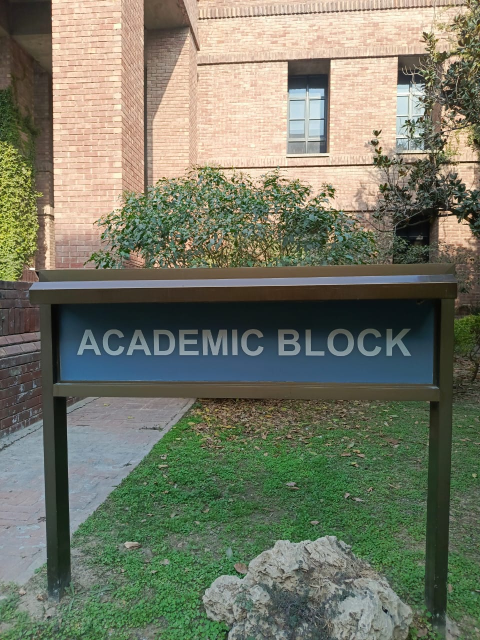
#> input picture Data/0001.jpeg, 960 x 1280 px (shown at 1/2 size)
$ jupyter execute two_view_foundation.ipynb   (shell and % lines are left out)
#> lines starting #> are read from the running program, lines starting #| are printed output that depends on the picture
[cell 1]
# All the imports
import cv2
import numpy as np
import matplotlib.pyplot as plt
from mpl_toolkits.mplot3d import Axes3D # noqa: F401

[cell 2]
# Loading images paths
img1_path = './Data/0001.jpeg'
img2_path = './Data/0002.jpeg'

# Saving the output 3-D points file

ply_out = 'reconstruction_two_view.ply'
# Lowe's ratio
ratio_thresh = 0.75

# RANSAC params for findEssentialMat
ransac_prob = 0.999
ransac_threshold = 1.0

# Visualization flags
show_intermediate = True

[cell 3]
# Getting image size (pixel width, height)
def get_image_size(img):
    h, w = img.shape[:2]
    return w, h

# Reading image and converting to RGB
def read_image(path):
#> called with path = './Data/0001.jpeg'
    img = cv2.imread(path, cv2.IMREAD_UNCHANGED)
#> img is the input picture: shape (1280, 960, 3); mean B, G, R 102.7, 120.5, 117.1
    if img is None:
        raise FileNotFoundError(f'Could not read image at {path}')
    if len(img.shape) == 3 and img.shape[2] == 3:
        img_rgb = cv2.cvtColor(img, cv2.COLOR_BGR2RGB)
    else:
        img_rgb = img
    return img, img_rgb

[cell 4]
# Loading images
img1_bgr, img1 = read_image(img1_path)
img2_bgr, img2 = read_image(img2_path)
#> call 2 of read_image, with path = './Data/0002.jpeg'
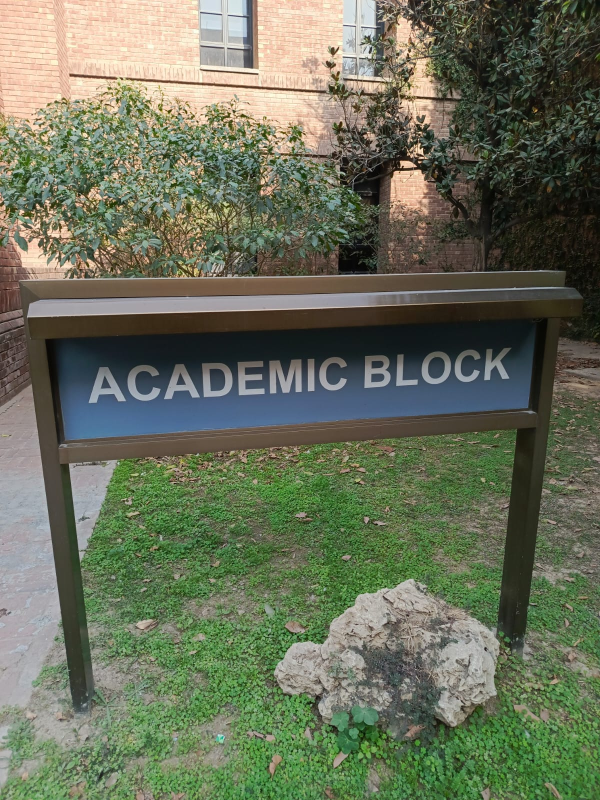
#> input picture Data/0002.jpeg, 1200 x 1600 px (shown at 1/2 size)
#> in read_image, img is the input picture: shape (1600, 1200, 3); mean B, G, R 90.3, 112, 105.3
W, H = get_image_size(img1_bgr)
#> W = 960; H = 1280
print('Image size (width x height):', W, 'x', H)
#| Image size (width x height): 960 x 1280

# If the two images differ in size, warning
W2, H2 = get_image_size(img2_bgr)
#> W2 = 1200; H2 = 1600
if (W, H) != (W2, H2):
    print('Warning: images have different sizes:', (W, H), (W2, H2))
#| Warning: images have different sizes: (960, 1280) (1200, 1600)

# Resizing images to same resolution (to avoid Essential Matrix warning) ---

# Get size of first image (target size)
H1, W1 = img1_bgr.shape[:2]
#> H1 = 1280; W1 = 960
target_size = (W1, H1)
#> target_size = (960, 1280)

# Resize second image to match first
img2_bgr = cv2.resize(img2_bgr, target_size, interpolation=cv2.INTER_AREA)

# Convert both to RGB for consistency
img1 = cv2.cvtColor(img1_bgr, cv2.COLOR_BGR2RGB)
img2 = cv2.cvtColor(img2_bgr, cv2.COLOR_BGR2RGB)

print(f"Image 1 size: {img1.shape[1]}x{img1.shape[0]}")
#| Image 1 size: 960x1280
print(f"Image 2 size: {img2.shape[1]}x{img2.shape[0]} (resized to match Image 1)")
#| Image 2 size: 960x1280 (resized to match Image 1)

# Displaying both images side by side ---
plt.figure(figsize=(10, 5))

plt.subplot(1, 2, 1)
plt.imshow(img1)
plt.title("Image 1")
plt.axis("off")

plt.subplot(1, 2, 2)
plt.imshow(img2)
plt.title("Image 2 (Resized)")
plt.axis("off")

plt.tight_layout()
plt.show()
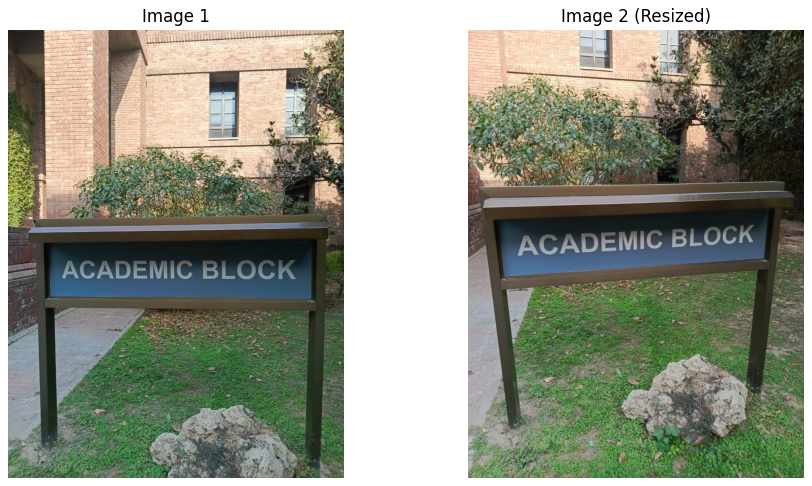
#> figure drawn by matplotlib, 2 panels

[cell 5]
# Building camera intrinsic matrix K per project instructions --
# principal point at image center, fx = fy = image width
fx = W
#> fx = 960
fy = W
#> fy = 960
cx = W / 2.0
#> cx = 480
cy = H / 2.0
#> cy = 640
K = np.array([[fx, 0, cx], [0, fy, cy], [0, 0, 1.0]])
#> K = [[960, 0, 480], [0, 960, 640], [0, 0, 1]]
print('K =\n', K)
#| K =
#|  [[960.   0. 480.]
#|  [  0. 960. 640.]
#|  [  0.   0.   1.]]

# Feature detection: SIFT
if hasattr(cv2, 'SIFT_create'):
    sift = cv2.SIFT_create()
else:
    # try xfeatures2d
    try:
        sift = cv2.xfeatures2d.SIFT_create()
    except Exception:
        raise RuntimeError('SIFT not available in your OpenCV build. Install opencv-contrib or use ORB.')

kp1, des1 = sift.detectAndCompute(img1_bgr, None)
#> kp1 = 12928 keypoints; strongest (x, y, size): (664, 453, 2.4), (618, 150, 52.9), (567, 359, 3.2), (564, 422, 2.2)
kp2, des2 = sift.detectAndCompute(img2_bgr, None)
#> kp2 = 18158 keypoints; strongest (x, y, size): (671, 259, 2.6), (633, 190, 2.1), (532, 82, 7.7), (653, 303, 44.1)
print('Detected keypoints:', len(kp1), 'and', len(kp2))
#| Detected keypoints: 12928 and 18158

[cell 6]
# Matching: FLANN for SIFT
FLANN_INDEX_KDTREE = 1
index_params = dict(algorithm = FLANN_INDEX_KDTREE, trees = 5)
search_params = dict(checks = 50)
flann = cv2.FlannBasedMatcher(index_params, search_params)

matches = flann.knnMatch(des1, des2, k=2)
#> matches = 12928 matches

# Lowe's ratio test
good_matches = []
for m,n in matches:
    if m.distance < ratio_thresh * n.distance:
        good_matches.append(m)
#> after the loop, good_matches = 454 matches

print('Matches after Lowe ratio test:', len(good_matches))
#| Matches after Lowe ratio test: 454

[cell 7]
# Visualize initial matches (sample up to N for plotting)
def draw_matches(img1, kp1, img2, kp2, matches, out_path=None, max_draw=200):
#> called with max_draw = 200
    img_matches = cv2.drawMatches(img1, kp1, img2, kp2, matches[:max_draw], None, flags=cv2.DrawMatchesFlags_NOT_DRAW_SINGLE_POINTS)
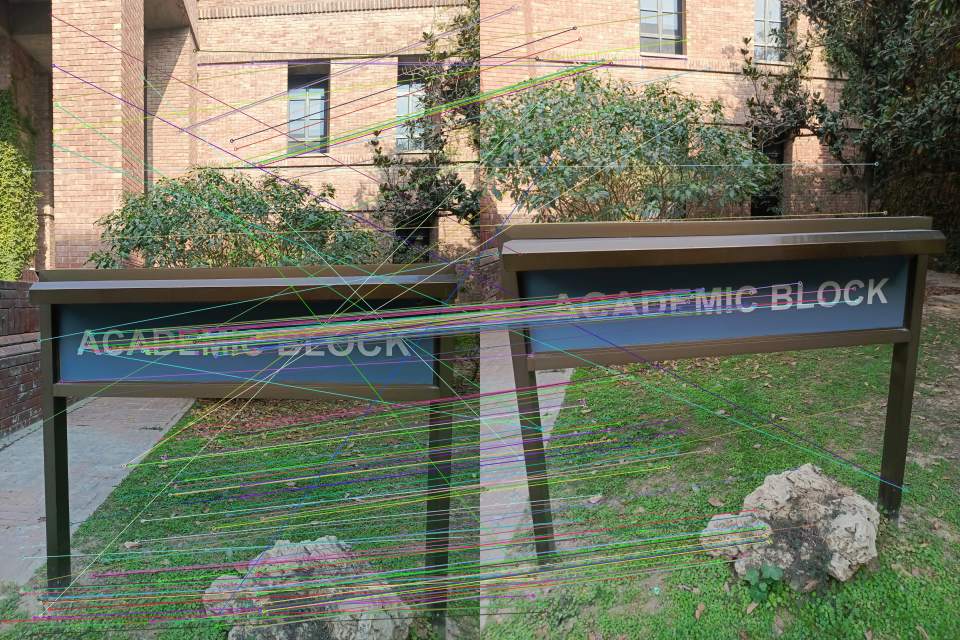
#> img_matches: shape (1280, 1920, 3) (shown at 1/2 size); mean B, G, R 99.6, 118.6, 113.8
    plt.figure(figsize=(14,7))
    plt.imshow(cv2.cvtColor(img_matches, cv2.COLOR_BGR2RGB))
    plt.axis('off')
    if out_path:
        plt.savefig(out_path, bbox_inches='tight')
    plt.show()

if show_intermediate:
    draw_matches(img1_bgr, kp1, img2_bgr, kp2, good_matches)

# Preparing matched points for Essential matrix estimation
pts1 = np.array([kp1[m.queryIdx].pt for m in good_matches])
#> pts1 = 454 pairs, first value 5.71 to 948.3, second value 11.91 to 1276.3
pts2 = np.array([kp2[m.trainIdx].pt for m in good_matches])
#> pts2 = 454 pairs, first value 5.97 to 952.8, second value 11.1 to 1228.7

# Converting to float32
pts1f = pts1.reshape(-1,1,2).astype(np.float32)
#> pts1f = 454 rows, first 8: [5.71, 1245.7], [8.95, 1241.6], [45.92, 1115.2], [48.11, 341.8], [50.09, 1178.8], [51.15, 1186.9], [66.65, 1268.1], [68.49, 853.1]
pts2f = pts2.reshape(-1,1,2).astype(np.float32)
#> pts2f = 454 rows, first 8: [674.1, 1048.9], [41.87, 1213.3], [5.97, 1071.8], [792.9, 327.5], [52.05, 1137.9], [58.39, 1146.4], [123.1, 1223.9], [393.7, 151.9]


# Estimating Essential matrix with RANSAC
E, mask = cv2.findEssentialMat(pts1f, pts2f, K, method=cv2.RANSAC, prob=ransac_prob, threshold=ransac_threshold)
#> E = [[0.0637, -0.0515, 0.185], [-0.128, -0.132, -0.658], [-0.224, 0.662, -0.0644]]; mask = 454 values, max 1 at index 1, min 0 at index 0, mean 0.72
if E is None:
    raise RuntimeError('Essential matrix estimation failed. Not enough inlier matches or degenerate configuration.')

inlier_mask = mask.ravel().astype(bool)
print('Essential matrix found. Inliers:', inlier_mask.sum(), '/', len(inlier_mask))
#| Essential matrix found. Inliers: 327 / 454

# Showing inlier matches
if show_intermediate:
    inlier_matches = [m for i,m in enumerate(good_matches) if inlier_mask[i]]
#> inlier_matches = 327 matches
    draw_matches(img1_bgr, kp1, img2_bgr, kp2, inlier_matches)
#> call 2 of draw_matches, with max_draw = 200
#> in draw_matches (call 2), `img_matches = cv2.drawMatches(img1, kp1, img2, kp2, matches[:max_draw]..`:
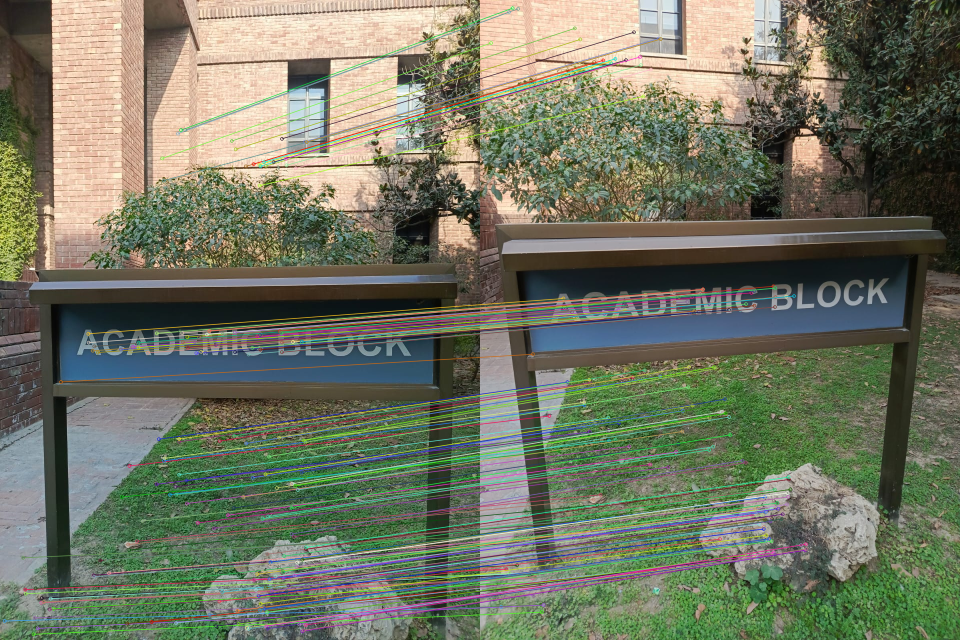
#> img_matches: shape (1280, 1920, 3) (shown at 1/2 size); mean B, G, R 98.4, 117.8, 113.5

# Pose disambiguation: decompose E into four possible poses, triangulate and count points in front
R1, R2, t = cv2.decomposeEssentialMat(E)
#> R1 = [[0.83, 0.542, -0.135], [0.552, -0.832, 0.0589], [-0.0805, -0.124, -0.989]]; R2 = [[0.947, 0.0149, -0.322], [-0.0772, 0.98, -0.181], [0.313, 0.196, 0.929]]; t = [0.958, 0.256, 0.126]
possible_poses = [
    (R1,  t),
    (R2,  t),
    (R1, -t),
    (R2, -t),
]

# Converting matched inlier points to undistorted normalized coordinates
pts1_in = pts1[inlier_mask]
#> pts1_in = 327 pairs, first value 8.95 to 948.3, second value 230.1 to 1269.9
pts2_in = pts2[inlier_mask]
#> pts2_in = 327 pairs, first value 5.97 to 847.1, second value 15.88 to 1223.9

# Projection matrices for camera0 (identity) and camera1 (R|t)
P0 = np.hstack((np.eye(3), np.zeros((3,1))))

best_pose = None
best_positive = -1
best_pts3d = None

for i,(R,c_t) in enumerate(possible_poses):
    P1 = np.hstack((R, c_t.reshape(3,1)))
    proj0 = K.dot(P0)
    proj1 = K.dot(P1)
    # Triangulating
    pts4d_h = cv2.triangulatePoints(proj0, proj1, pts1_in.T, pts2_in.T)
    pts3d = (pts4d_h[:3] / pts4d_h[3]).T  # N x 3
    # Cheirality check: count points with positive depth in both cameras
    z0 = pts3d[:,2]
    # Depth in camera1: z of R * X + t
    pts_cam1 = (R.dot(pts3d.T) + c_t.reshape(3,1)).T
    z1 = pts_cam1[:,2]
    num_positive = np.sum((z0 > 0) & (z1 > 0))
    print(f'Pose {i}: positive depths =', int(num_positive), '/', pts3d.shape[0])
    if num_positive > best_positive:
        best_positive = int(num_positive)
        best_pose = (R, c_t)
        best_pts3d = pts3d
#> this loop made 4 passes
#> (c_t, num_positive, best_positive) on passes 1 to 2: ([0.958, 0.256, 0.126], 0, 0), ([0.958, 0.256, 0.126], 327, 327)
#> (c_t, num_positive) on passes 3 to 4: ([-0.958, -0.256, -0.126], 0), ([-0.958, -0.256, -0.126], 0)
#| Pose 0: positive depths = 0 / 327
#| Pose 1: positive depths = 327 / 327
#| Pose 2: positive depths = 0 / 327
#| Pose 3: positive depths = 0 / 327
#> after the loop, best_positive = 327; best_pts3d = 327 rows, first 8: [-1.36, 1.73, 2.76], [-1.51, 1.65, 3.34], [-1.35, 1.69, 3.01], [-1.33, 1.69, 2.97], [-1.15, 1.74, 2.66], [-1.19, 1.73, 2.79], [-1.29, 1.69, 3.03], [-1.15, 1.73, 2.7]

if best_pose is None:
    raise RuntimeError('Pose disambiguation failed.')

R_final, t_final = best_pose
#> R_final has the same summary as R2; t_final = [0.958, 0.256, 0.126]
print('Selected pose with', best_positive, 'in-front points')
#| Selected pose with 327 in-front points

[cell 8]
# Sample colors from img1 (RGB) at rounded keypoint coords
colors = []
for (x,y) in pts1_in:
    xi = int(round(x))
    yi = int(round(y))
    xi = np.clip(xi, 0, img1.shape[1]-1)
    yi = np.clip(yi, 0, img1.shape[0]-1)
    colors.append(img1[yi, xi])
#> this loop made 327 passes
#> (x, y, xi, yi) on passes 1 to 3: (8.95, 1241.6, 9, 1242), (45.92, 1115.2, 46, 1115), (50.09, 1178.8, 50, 1179)
#> after the loop, colors = 327 items, first 6: [71, 93, 70], [82, 91, 90], [89, 94, 88], [78, 77, 72], [60, 85, 56], [92, 103, 87]
colors = np.array(colors).astype(np.uint8)
#> colors = 327 rows, first 8: [71, 93, 70], [82, 91, 90], [89, 94, 88], [78, 77, 72], [60, 85, 56], [92, 103, 87], [134, 146, 136], [44, 74, 50]

# Keeping only points that passed cheirality (both depths > 0)
# Recomputing to ensure correspondence with best_pose
P1_best = np.hstack((R_final, t_final.reshape(3,1)))
#> P1_best = [[0.947, 0.0149, -0.322, 0.958], [-0.0772, 0.98, -0.181, 0.256], [0.313, 0.196, 0.929, 0.126]]
proj0 = K.dot(P0)
proj1 = K.dot(P1_best)
#> proj1 = [[1059, 108.6, 136.5, 980.3], [126.4, 1066.9, 420.6, 326.5], [0.313, 0.196, 0.929, 0.126]]
pts4d_h = cv2.triangulatePoints(proj0, proj1, pts1_in.T, pts2_in.T)
pts3d_all = (pts4d_h[:3] / pts4d_h[3]).T
#> pts3d_all has the same summary as best_pts3d
z0 = pts3d_all[:,2]
#> z0 = 327 values, max 11.73 at index 225, min 2.29 at index 278, mean 4.85
pts_cam1 = (R_final.dot(pts3d_all.T) + t_final.reshape(3,1)).T
#> pts_cam1 = 327 rows, first 8: [-1.19, 1.56, 2.61], [-1.52, 1.39, 3.08], [-1.26, 1.47, 2.83], [-1.23, 1.48, 2.8], [-0.961, 1.57, 2.58], [-1.04, 1.54, 2.68], [-1.21, 1.46, 2.87], [-0.978, 1.55, 2.62]
z1 = pts_cam1[:,2]
#> z1 = 327 values, max 10.87 at index 301, min 2.52 at index 17, mean 4.84
valid_idx = np.where((z0 > 0) & (z1 > 0))[0]
#> valid_idx = 327 values from 0 to 326
pts3d_valid = pts3d_all[valid_idx]
#> pts3d_valid has the same summary as best_pts3d
colors_valid = colors[valid_idx]
#> colors_valid has the same summary as colors
print('Final points kept after cheirality test:', pts3d_valid.shape[0])
#| Final points kept after cheirality test: 327

# Write simple PLY (with RGB colors)
def write_ply(filename, points, colors=None):
#> called with filename = 'reconstruction_two_view.ply', points = array of shape (327, 3), colors = array of shape (327, 3)
    n = points.shape[0]
#> n = 327
    with open(filename, 'w') as f:
        f.write('ply\n')
        f.write('format ascii 1.0\n')
        f.write(f'element vertex {n}\n')
        f.write('property float x\n')
        f.write('property float y\n')
        f.write('property float z\n')
        if colors is not None:
            f.write('property uchar red\n')
            f.write('property uchar green\n')
            f.write('property uchar blue\n')
        f.write('end_header\n')
        for i in range(n):
            x,y,z = points[i]
            if colors is not None:
                r,g,b = colors[i]
                f.write(f'{x} {y} {z} {int(r)} {int(g)} {int(b)}\n')
            else:
                f.write(f'{x} {y} {z}\n')
#> this loop made 327 passes
#> (x, y, z, r, g, b) on passes 1 to 12: (-1.36, 1.73, 2.76, 71, 93, 70), (-1.51, 1.65, 3.34, 82, 91, 90), (-1.35, 1.69, 3.01, 89, 94, 88), (-1.33, 1.69, 2.97, 78, 77, 72), (-1.15, 1.74, 2.66, 60, 85, 56), (-1.19, 1.73, 2.79, 92, 103, 87), (-1.29, 1.69, 3.03, 134, 146, 136), (-1.15, 1.73, 2.7, 44, 74, 50), (-1.14, 1.73, 2.7, 145, 170, 151), (-1.2, 1.71, 2.9, 148, 158, 150), (-1.2, 1.69, 2.91, 144, 138, 124), (-1.19, 1.7, 2.9, 80, 90, 82)
#> (x, y, z) on pass 66: (-1.34, -4.29, 10.83)

write_ply(ply_out, pts3d_valid, colors_valid)
print('Saved PLY to', ply_out)

[cell 9]
# 3D visualization (inline). matplotlib 3D scatter.
fig = plt.figure(figsize=(8,6))
ax = fig.add_subplot(111, projection='3d')
xyz = pts3d_valid
ax.scatter(xyz[:,0], xyz[:,1], xyz[:,2], c=colors_valid/255.0, s=2)
ax.set_xlabel('X')
ax.set_ylabel('Y')
ax.set_zlabel('Z')
plt.title('Sparse 3D point cloud (matplotlib)')
plt.show()
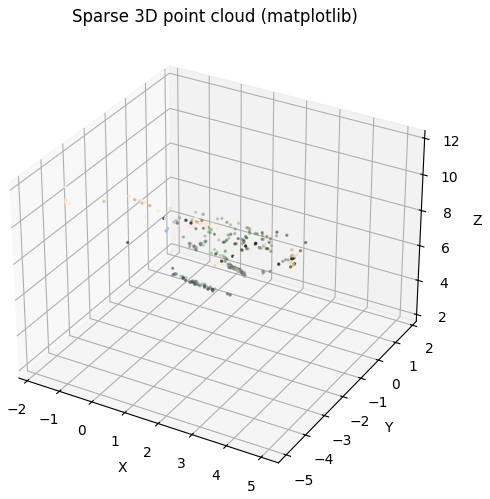
#> figure drawn by matplotlib, 1 panel
# %%
# End of notebook
